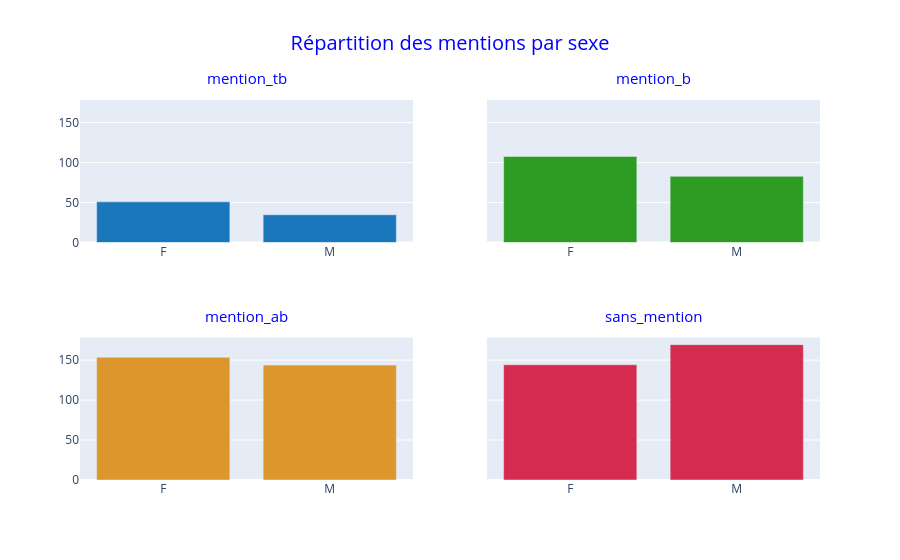

Notebook code for this chart:
### Markdown cell above
### Répartition des mentions par sexe

### Code cell
group_mention = df.groupby('sexe')[admis_mention].mean().reset_index()

cols = 2 
rows = (len(admis_mention) + cols - 1) // cols 
fig=go.Figure()
mention_sexe = make_subplots(
    rows=rows, 
    cols=cols, 
    subplot_titles=admis_mention, 
    shared_yaxes=True
)

for i,column in enumerate(admis_mention):
    row = i // cols + 1 
    col = i % cols + 1        
    mention_sexe.add_trace(
        go.Bar(
            x=group_mention['sexe'], 
            y=group_mention[column],
            marker=dict(color=colors_mention[column])
        ), 
        row=row, 
        col=col
    )

mention_sexe.update_layout(
    title=dict(text='Répartition des mentions par sexe', x=0.5, font=dict(size=20, color='blue')),
    showlegend=False
)
mention_sexe.update_yaxes(matches='y')
mention_sexe.update_annotations(yshift=10, font=dict(size=15, color='blue'))
mention_sexe.show()

### Figure 1 — Plotly figure (JSON) as saved in the notebook; plotly's stock layout.template omitted (floating-point values rounded to 4 significant figures)
{"data": [{"marker": {"color": "#1B77BB"}, "type": "bar", "x": ["F", "M"], "xaxis": "x", "y": [50.89, 34.76], "yaxis": "y"}, {"marker": {"color": "#2E9B22"}, "type": "bar", "x": ["F", "M"], "xaxis": "x2", "y": [107.7, 82.79], "yaxis": "y2"}, {"marker": {"color": "#DC962D"}, "type": "bar", "x": ["F", "M"], "xaxis": "x3", "y": [153.6, 143.8], "yaxis": "y3"}, {"marker": {"color": "#D52B4E"}, "type": "bar", "x": ["F", "M"], "xaxis": "x4", "y": [144.2, 169.4], "yaxis": "y4"}], "layout": {"annotations": [{"font": {"color": "blue", "size": 15}, "showarrow": false, "text": "mention_tb", "x": 0.225, "xanchor": "center", "xref": "paper", "y": 1, "yanchor": "bottom", "yref": "paper", "yshift": 10}, {"font": {"color": "blue", "size": 15}, "showarrow": false, "text": "mention_b", "x": 0.775, "xanchor": "center", "xref": "paper", "y": 1, "yanchor": "bottom", "yref": "paper", "yshift": 10}, {"font": {"color": "blue", "size": 15}, "showarrow": false, "text": "mention_ab", "x": 0.225, "xanchor": "center", "xref": "paper", "y": 0.375, "yanchor": "bottom", "yref": "paper", "yshift": 10}, {"font": {"color": "blue", "size": 15}, "showarrow": false, "text": "sans_mention", "x": 0.775, "xanchor": "center", "xref": "paper", "y": 0.375, "yanchor": "bottom", "yref": "paper", "yshift": 10}], "showlegend": false, "title": {"font": {"color": "blue", "size": 20}, "text": "Répartition des mentions par sexe", "x": 0.5}, "xaxis": {"anchor": "y", "domain": [0, 0.45]}, "xaxis2": {"anchor": "y2", "domain": [0.55, 1]}, "xaxis3": {"anchor": "y3", "domain": [0, 0.45]}, "xaxis4": {"anchor": "y4", "domain": [0.55, 1]}, "yaxis": {"anchor": "x", "domain": [0.625, 1], "matches": "y"}, "yaxis2": {"anchor": "x2", "domain": [0.625, 1], "matches": "y", "showticklabels": false}, "yaxis3": {"anchor": "x3", "domain": [0, 0.375], "matches": "y"}, "yaxis4": {"anchor": "x4", "domain": [0, 0.375], "matches": "y", "showticklabels": false}}}
